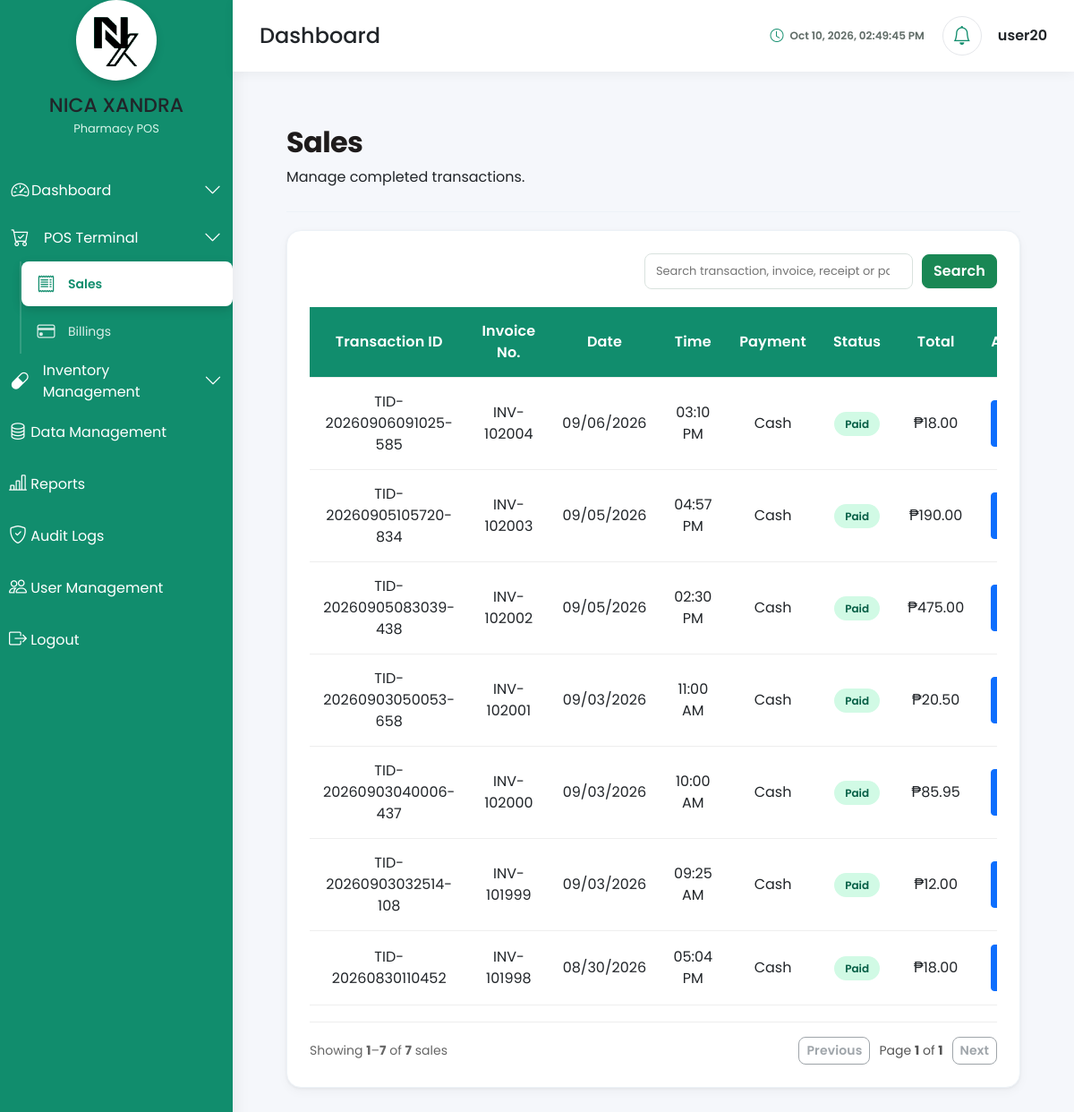
Page /app/dashboard/pos/index.php?page=sales (signed in) on the committed database.
### tables this page shows
CREATE TABLE `sales` (
  `sale_id` int(11) NOT NULL,
  `transaction_number` varchar(30) NOT NULL,
  `customer_id` int(11) DEFAULT NULL,
  `cashier_id` int(11) NOT NULL,
  `subtotal` decimal(10,2) NOT NULL DEFAULT 0.00,
  `discount_amount` decimal(10,2) NOT NULL DEFAULT 0.00,
  `total_amount` decimal(10,2) NOT NULL DEFAULT 0.00,
  `payment_status` enum('Pending','Paid','Partially Paid','Refunded') DEFAULT 'Pending',
  `transaction_status` enum('Completed','Cancelled','Void') DEFAULT 'Completed',
  `remarks` text DEFAULT NULL,
  `created_at` timestamp NOT NULL DEFAULT current_timestamp(),
  `updated_at` timestamp NOT NULL DEFAULT current_timestamp() ON UPDATE current_timestamp()
);

CREATE TABLE `users` (
  `user_id` int(11) NOT NULL,
  `role_id` int(11) NOT NULL,
  `full_name` varchar(150) NOT NULL,
  `username` varchar(50) NOT NULL,
  `email` varchar(150) DEFAULT NULL,
  `password` varchar(255) NOT NULL,
  `contact_number` varchar(20) DEFAULT NULL,
  `gender` enum('Male','Female','Prefer not to say') DEFAULT NULL,
  `birth_date` date DEFAULT NULL,
  `address` text DEFAULT NULL,
  `profile_image` varchar(255) DEFAULT 'default.png',
  `account_status` enum('Active','Inactive','Locked') DEFAULT 'Active',
  `failed_login_attempts` int(11) DEFAULT 0,
  `last_login` datetime DEFAULT NULL,
  `remember_token` varchar(255) DEFAULT NULL,
  `created_at` timestamp NOT NULL DEFAULT current_timestamp(),
  `updated_at` timestamp NOT NULL DEFAULT current_timestamp() ON UPDATE current_timestamp()
);

### app/Models/Sales.php (called while the page is built, shortened)
<?php
require_once __DIR__ . '/../../config/database.php';
class Sales
{
    private PDO $conn;
    public function __construct(?PDO $conn = null)
    {
        $this->conn = $conn ?? (new Database())->connect();
    }
    public function getAllSales(
        int $page = 1,
        int $limit = 20,
        string $search = ''
    ): array {
        $page = max(1, $page);
        $limit = min(max(1, $limit), 100);
        $search = trim($search);
        $where = ["s.transaction_status = 'Completed'"];
        $params = [];
        $whereSql = implode(' AND ', $where);
        $countSql = "
            SELECT COUNT(*)
            FROM sales s
            LEFT JOIN payments pay ON pay.sale_id = s.sale_id
            WHERE {$whereSql}
        ";
        $countStmt = $this->conn->prepare($countSql);
        $countStmt->execute();
        $total = (int) $countStmt->fetchColumn();
        $totalPages = $total > 0 ? (int) ceil($total / $limit) : 0;
        $offset = ($page - 1) * $limit;
        $sql = "
            SELECT
                s.sale_id,
                s.transaction_number,
                CONCAT('INV-', LPAD(s.sale_id, 6, '0')) AS invoice_number,
                DATE(s.created_at) AS sale_date,
                TIME(s.created_at) AS sale_time,
                COALESCE(pay.payment_method, '—') AS payment_method,
                s.payment_status,
                s.total_amount,
                s.created_at
            FROM sales s
            LEFT JOIN payments pay ON pay.sale_id = s.sale_id
            WHERE {$whereSql}
            ORDER BY s.created_at DESC, s.sale_id DESC
            LIMIT :limit OFFSET :offset
        ";
        $stmt = $this->conn->prepare($sql);
        $stmt->bindValue(':limit', $limit, PDO::PARAM_INT);
        $stmt->bindValue(':offset', $offset, PDO::PARAM_INT);
        $stmt->execute();
        $transactions = $stmt->fetchAll(PDO::FETCH_ASSOC);
        return [
            'transactions' => $transactions,
            'pagination' => [
                'page' => $page,
                'limit' => $limit,
                'total' => $total,
                'total_pages' => $totalPages,
                'has_previous' => $page > 1,
                'has_next' => $page < $totalPages,
            ],
        ];
    }
}

### config/database.php (called while the page is built, shortened)
<?php
class Database
{
    private string $host;
    private string $db_name;
    private string $username;
    private string $password;
    private int $port;
    private ?PDO $connection = null;
    public function __construct()
    {
        $this->host = getenv('DB_HOST') ?: '127.0.0.1';
        $this->db_name = getenv('DB_DATABASE') ?: 'pharmacy_pos';
        $this->username = getenv('DB_USERNAME') ?: 'pharma';
        $this->password = getenv('DB_PASSWORD') ?: 'ALLYSA';
        $this->port = (int)(getenv('DB_PORT') ?: 3306);
    }
    public function connect(): PDO
    {
        if ($this->connection === null) {
            $dsn = sprintf(
                'mysql:host=%s;port=%d;dbname=%s;charset=utf8mb4',
                $this->host,
                $this->port,
                $this->db_name
            );
            try {
                $this->connection = new PDO(
                    $dsn,
                    $this->username,
                    $this->password,
                    [
                        PDO::ATTR_ERRMODE => PDO::ERRMODE_EXCEPTION,
                        PDO::ATTR_DEFAULT_FETCH_MODE => PDO::FETCH_ASSOC,
                        PDO::ATTR_EMULATE_PREPARES => false
                    ]
                );
                $this->connection->exec("SET time_zone = '+00:00'");
            } catch (PDOException $e) {
                die(
                    "<h2>Database Connection Failed</h2>" .
                    "<p>" . htmlspecialchars($e->getMessage()) . "</p>"
                );
            }
        }
        return $this->connection;
    }
}

### app/Controllers/SalesController.php (called while the page is built, shortened)
<?php
require_once __DIR__ . '/../Models/Sales.php';
class SalesController
{
    private Sales $sales;
    public function __construct(?Sales $sales = null)
    {
        $this->sales = $sales ?? new Sales();
    }
    public function getTransactions(
        int $page = 1,
        int $limit = 20,
        string $search = ''
    ): array {
        return $this->sales->getAllSales($page, $limit, $search);
    }
}

### app/Models/User.php (called while the page is built, shortened)
<?php
require_once __DIR__ . '/../../config/database.php';
class User
{
    private PDO $conn;
    public function __construct(?PDO $conn = null)
    {
        $this->conn = $conn ?? (new Database())->connect();
    }
public function getById(int $userId): array|false
{
    $sql = "
        SELECT *
        FROM users
        WHERE user_id = :user_id
        LIMIT 1
    ";
    $stmt = $this->conn->prepare($sql);
    $stmt->execute([
        ':user_id' => $userId
    ]);
    return $stmt->fetch(PDO::FETCH_ASSOC);
}
}

### app/Middleware/AuthMiddleware.php (called while the page is built, shortened)
<?php
require_once __DIR__ . '/../Models/User.php';
class AuthMiddleware
{
    public static function check(?User $userModel = null): void
    {
        $userModel = $userModel ?? new User();
        $user = $userModel->getById(
            (int) $_SESSION['user_id']
        );
    }
}

### config/session.php (called while the page is built, shortened)
<?php
if (!function_exists('toPhTime')) {
    function toPhTime(?string $utcDateTime, string $format = 'M d, Y h:i A'): string
    {
        try {
            $dt = new DateTime($utcDateTime, new DateTimeZone('UTC'));
            $dt->setTimezone(new DateTimeZone('Asia/Manila'));
            return $dt->format($format);
        } catch (Throwable $e) {
            return 'N/A';
        }
    }
}

### app/dashboard/pos/pages/sales.php (the view, shortened to what this page needs)
<?php
require_once '../../../config/session.php';
require_once '../../Middleware/AuthMiddleware.php';
require_once '../../Controllers/SalesController.php';
AuthMiddleware::check();
$salesPage = max(1, (int) ($_GET['sales_page'] ?? 1));
$limit = 20;
$search = trim((string) ($_GET['search'] ?? ''));
$salesController = new SalesController();
$result = $salesController->getTransactions($salesPage, $limit, $search);
$transactions = $result['transactions'] ?? [];
$pagination = $result['pagination'] ?? [
    'page' => 1,
    'limit' => $limit,
    'total' => 0,
    'total_pages' => 0,
    'has_previous' => false,
    'has_next' => false,
];
require_once '../../../includes/header.php';
?>
<link rel="stylesheet" href="/assets/css/dashboard-shell.css">
<link rel="stylesheet" href="/assets/css/sidebar.css">
<link rel="stylesheet" href="/assets/css/navbar.css">
<link rel="stylesheet" href="/assets/css/sales.css">
<div class="dashboard-content records-page">
    <div class="page-header">
        <h2>Sales</h2>
        <p>Manage completed transactions.</p>
    </div>
    <div class="sales-card">
        <form class="sales-toolbar" method="get" action="">
            <input
                type="search"
                name="search"
                value="<?= htmlspecialchars($search) ?>"
                class="search-box"
                placeholder="Search transaction, invoice, receipt or payment"
                autocomplete="off">
            <button type="submit" class="btn btn-success">Search</button>
        </form>
        <div class="table-responsive table-responsive-wrap">
            <table class="sales-table">
                <thead>
                    <tr>
                        <th>Transaction ID</th>
                        <th>Invoice No.</th>
                        <th>Date</th>
                        <th>Time</th>
                        <th>Payment</th>
                        <th>Status</th>
                        <th>Total</th>
                        <th>Action</th>
                    </tr>
                </thead>
                <tbody>
                <?php if (empty($transactions)): ?>
                    <tr>
                        <td colspan="8" class="empty-state">
                            <?= $search !== ''
                                ? 'No sales matched your search.'
                                : 'No completed sales yet.' ?>
                        </td>
                    </tr>
                <?php else: ?>
                    <?php foreach ($transactions as $transaction): ?>
                        <tr class="sales-row">
                            <td><?= htmlspecialchars($transaction['transaction_number']) ?></td>
                            <td><?= htmlspecialchars($transaction['invoice_number']) ?></td>
                            <td><?= htmlspecialchars(toPhTime($transaction['sale_date'] ?? null, 'm/d/Y')) ?></td>
                            <td><?= htmlspecialchars(toPhTime($transaction['sale_time'] ?? null, 'h:i A')) ?></td>
                            <td><?= htmlspecialchars($transaction['payment_method']) ?></td>
                            <td>
                                <span class="status-paid">
                                    <?= htmlspecialchars($transaction['payment_status']) ?>
                                </span>
                            </td>
                            <td>₱<?= number_format((float) $transaction['total_amount'], 2) ?></td>
                            <td>
                                <button
                                    type="button"
                                    class="btn btn-primary btn-sm view-sale"
                                    data-sale="<?= (int) $transaction['sale_id'] ?>">
                                </button>
                            </td>
                        </tr>
                    <?php endforeach; ?>
                <?php endif; ?>
                </tbody>
            </table>
        </div>
        <?php
        $currentPage = (int) $pagination['page'];
        $totalPages = (int) $pagination['total_pages'];
        $total = (int) $pagination['total'];
        $start = $total > 0 ? (($currentPage - 1) * $limit) + 1 : 0;
        $end = $total > 0 ? min($currentPage * $limit, $total) : 0;
        ?>
        <div class="records-pagination">
            <div class="pagination-info">
                <?php if ($total > 0): ?>
                    Showing <strong><?= $start ?></strong>–<strong><?= $end ?></strong>
                    of <strong><?= $total ?></strong> sales
                <?php else: ?>
                    No sales found.
                <?php endif; ?>
            </div>
            <?php if ($totalPages > 0): ?>
                <div class="pagination-controls">
                    <?php if ($currentPage > 1): ?>
                        <a class="btn btn-outline-secondary btn-sm"
                           href="?page=sales&sales_page=<?= $currentPage - 1 ?>&search=<?= urlencode($search) ?>">
                            Previous
                        </a>
                    <?php else: ?>
                        <button class="btn btn-outline-secondary btn-sm" disabled>Previous</button>
                    <?php endif; ?>
                    <span class="pagination-page">
                        Page <strong><?= $currentPage ?></strong> of <strong><?= $totalPages ?></strong>
                    </span>
                    <?php if ($currentPage < $totalPages): ?>
                        <a class="btn btn-outline-secondary btn-sm"
                           href="?page=sales&sales_page=<?= $currentPage + 1 ?>&search=<?= urlencode($search) ?>">
                            Next
                        </a>
                    <?php else: ?>
                        <button class="btn btn-outline-secondary btn-sm" disabled>Next</button>
                    <?php endif; ?>
                </div>
            <?php endif; ?>
        </div>
    </div>
</div>
<?php require_once '../../../includes/footer.php'; ?>

### rows in the picture
sales: transaction_number "TID-20260906091025-585", invoice_number "INV-102004", sale_date "09/06/2026", sale_time "03:10 PM", payment_method "Cash", payment_status "Paid", total_amount "18.00"
sales: transaction_number "TID-20260905105720-834", invoice_number "INV-102003", sale_date "09/05/2026", sale_time "04:57 PM", payment_method "Cash", payment_status "Paid", total_amount "190.00"
sales: transaction_number "TID-20260905083039-438", invoice_number "INV-102002", sale_date "09/05/2026", sale_time "02:30 PM", payment_method "Cash", payment_status "Paid", total_amount "475.00"
sales: transaction_number "TID-20260903050053-658", invoice_number "INV-102001", sale_date "09/03/2026", sale_time "11:00 AM", payment_method "Cash", payment_status "Paid", total_amount "20.50"
sales: transaction_number "TID-20260903040006-437", invoice_number "INV-102000", sale_date "09/03/2026", sale_time "10:00 AM", payment_method "Cash", payment_status "Paid", total_amount "85.95"
sales: transaction_number "TID-20260903032514-108", invoice_number "INV-101999", sale_date "09/03/2026", sale_time "09:25 AM", payment_method "Cash", payment_status "Paid", total_amount "12.00"
sales: transaction_number "TID-20260830110452", invoice_number "INV-101998", sale_date "08/30/2026", sale_time "05:04 PM", payment_method "Cash", payment_status "Paid", total_amount "18.00"
users: role "1"

### other values in the picture
$_SESSION['username'] "user20"
$end "7"
$total "7"
